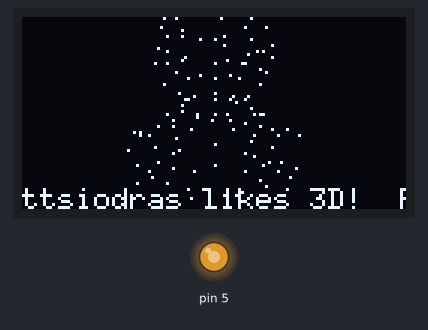
Bench run of a sketch on a simulated Arduino Uno, built for the host (arithmetic inside an expression is 32-bit, double 64-bit). Shown: 128×64 one-colour display, output pins drawn as LEDs (lit = HIGH).

Above: at 0.2 s.
At 9.74 s:
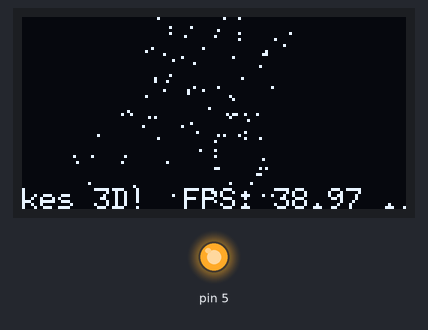
At 19.89 s:
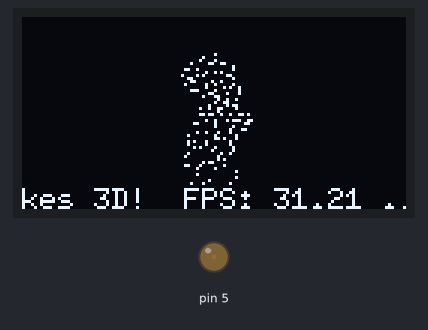
At 39.57 s:
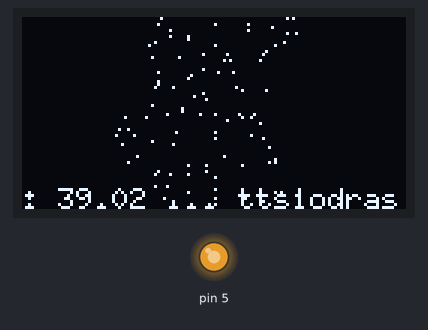
Timing chart, 0 to 40.0 s (numbered marks = the images above):
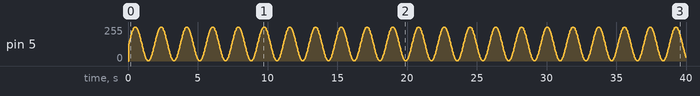

The sketch:

myuart.ino
```cpp
#include "myuart.h"

#include <util/setbaud.h>

void uart_init(void) {
#ifdef UART_DEBUG_ON
    UBRR0H = UBRRH_VALUE;
    UBRR0L = UBRRL_VALUE;
#if USE_2X
    UCSR0A |= _BV(U2X0);
#else
    UCSR0A &= ~(_BV(U2X0));
#endif
    UCSR0C = _BV(UCSZ01) | _BV(UCSZ00); /* 8-bit data */
    UCSR0B = _BV(RXEN0) | _BV(TXEN0);   /* Enable RX and TX */
#endif
}

void uart_debug(const char *fmt, ...)
{
#ifdef UART_DEBUG_ON
    static char msg[128];
    va_list ap;
    va_start(ap, fmt);
    int i=0, n=vsprintf(msg, fmt, ap);
    va_end(ap);
    while(i != n) {
        loop_until_bit_is_set(UCSR0A, UDRE0); /* Wait until data register empty. */
        UDR0 = msg[i++];
    }
#else
    (void) fmt;
#endif
}
```

cube.ino
```cpp
#include <Arduino.h>

// Fixed point XYZ data (8bit fractional part, i.e 256x) for a statue of Mozart
// Wow, haven't done this kind of thing for 20 years :-)
#include "statue.h"

// Fixed point lookup tables for sin/cos
#include "sincos.h"

// Please UNCOMMENT one of the constructor lines in this
// to tell U8g2 which screen is attached to your Atmega328p
#include "myscreen.h"

// In case you need to debug - Serial output comes on pin 3 of the Atmega328p
#include "myuart.h"


///////////////////////////////////////////////////////////////////////
// I LOVE GLOBAL DATA!!!
//
// No I don't :-)
// But this is a tiny microcontroller, why would I waste
// stack space, passing these lovely data as parameters?
//
// FAMOUS LAST WORDS - LET THE CHAOS BEGIN
///////////////////////////////////////////////////////////////////////

// The angle of rotation in the Z-axis. Goes from 0 up to 71 for a full circle
// (see lookup table inside sincos.h).
static int angle = 0;

// Sine and cosine of the rotation angle (in fixed point 24.8)
static long msin = 0, mcos = 0;

// Distance from the statue (in fixed point 24.8)
long Se = 25*256 + maxx;
const long Sc = 20*256 + maxx;

// Frame counter
static int frames = 0;

// Vanity and framerate report
static char msg[] = "ttsiodras likes 3D!  FPS: 00.00 ... ";
const int msgLen = sizeof(msg)-1;

// 'Scroll' text in this one
char scrolled[msgLen+1];

///////////
// Setup
///////////

// Setup pin 6 of PORTB for output - we'll PWM a LED there,
// with the intensity set based on the viewing distance from the statue
void led_init()
{
    DDRB |= _BV(DDB6);
}


// Called once from Arduino - initialize u8g2, uart, and control a LED via pin B6
void setup(void) {
    // Setup our screen, color and font
    u8g2.begin();
    u8g2.setColorIndex(1);
    u8g2.setFont(u8g2_font_6x10_tf);
    // Setup the serial
    uart_init();
    uart_debug("Execution starts...\r\n");
    // Setup the LED
    led_init();
}


///////////////////////////////////////////////////////////////
// 3D projection - make a diagram or read any 3D graphics book.
///////////////////////////////////////////////////////////////

void drawPoint(unsigned pt)
{
    const int width=128;
    const int height=64;
    // Read the statue data from the .text segment.
    // Even though the microcontroller has 32KB of .text space, it only
    // has 2K of RAM! The flash that stores the code can be used as storage
    // for our constant data as well.
    long wx = (long) (int) pgm_read_word_near(&(points[pt][0]));
    long wy = (long) (int) pgm_read_word_near(&(points[pt][1]));
    long wz = (long) (int) pgm_read_word_near(&(points[pt][2]));

    // Now that we read the X,Y,Z data, project them to 2D
    long wxnew = (mcos*wx - msin*wy)/256L;
    long wynew = (msin*wx + mcos*wy)/256L;
    long x = width/2L + (15L*wynew*(Se-Sc)/(Se-wxnew))/256;
    long y = height/2L - (15L*wz*(Se-Sc)/(Se-wxnew))/256;

    // If the point is within the screen's range, plot it.
    if (y>=0 && y<height && x>=0 && x<width)
        u8g2.drawPixel((u8g2_uint_t)x, (u8g2_uint_t)y);
#ifdef UART_DEBUG_ON
    //uart_debug("%d drawn (%d,%d).\n", pt, (u8g2_uint_t)x, (u8g2_uint_t)y);
#endif
}

/////////////////////////////////////////////////////////////////////////
// Use PWM to illuminate the LED according to the distance of the statue.
/////////////////////////////////////////////////////////////////////////

void updateLED()
{
    static int ledOn = 0;

    ledOn = ledOn^1;
    if (ledOn)
        PORTB |= _BV(PORTB6);
    else
        PORTB &= ~_BV(PORTB6);
    analogWrite(5, 128+(sincos[angle].si/2));
}


/////////////////////////////////////////////////////////////////
// Keep track of how many frames we draw per second, and add them
// in the report we print (to serial or the screen).
//
// But not on every frame! Only every 32 frames drawn...
/////////////////////////////////////////////////////////////////

void updatePerformanceReport()
{
#ifdef PERFORMANCE_REPORT
    static unsigned long prev = 0;

    if ((frames & 31) == 31) {
        if (!prev)
            prev = millis();
        else {
            unsigned fps = 3200000/(millis()-prev);
#ifdef UART_DEBUG_ON
            uart_debug("FPS: %2d.%02d\r\n", fps/100, fps%100);
#else
            int l = sprintf(&msg[26], "%2d.%02d", fps/100, fps%100);
            msg[26+l] = ' ';
#endif
            prev = millis();
        }
    }
#endif
}


////////////////////////////////////////////////////
// Scroll the vanity and FPS message on the display.
////////////////////////////////////////////////////

void updateBanner()
{
    static unsigned anchor=0;
    unsigned src=anchor, dst=0;
    while(dst!=msgLen) {
        scrolled[dst++] = msg[src];
        src = (src+1) % msgLen;
    }
    scrolled[dst] = 0;
    u8g2.drawStr(0, 64, scrolled);
    anchor = (anchor+1) % msgLen;
}


/////////////////////////////////////////
// The main loop, called by Arduino's RTL
/////////////////////////////////////////

void loop(void) {
    // Rotate by 5 degrees on each iteration (360/72)
    angle = frames%72;
    // Recompute sin/cos from the lookup table
    msin = sincos[angle].si;
    mcos = sincos[angle].co;
    // Recompute the distance of the eyepoint
    Se = 25*256 + maxx + 3*sincos[angle].si;

    u8g2.firstPage();
    do {
#ifdef VANITY
        updateBanner();
#endif
        for(unsigned i=0; i<sizeof(points)/sizeof(points[0]); i++)
            drawPoint(i);
    } while(u8g2.nextPage());

    // _delay_ms(100);
#ifdef LEDME
    updateLED();
#endif
    updatePerformanceReport();
    frames = (frames + 1)%72;
}
```

defines.h
```cpp
#ifndef __DEFINES_H__
#define __DEFINES_H__

//#define UART_DEBUG_ON
#define BAUD 4800
#define LEDME
#define VANITY
//#define FLOAT
#define PERFORMANCE_REPORT

#endif
```

myscreen.h
```cpp
#ifndef __MY_SCREEN_H__
#define __MY_SCREEN_H__

#include "defines.h"

#include <U8g2lib.h>

#ifdef U8X8_HAVE_HW_SPI
#include <SPI.h>
#endif
#ifdef U8X8_HAVE_HW_I2C
#include <Wire.h>
#endif

// U8g2 Contructor List (Frame Buffer)
// The complete list is available here: https://github.com/olikraus/u8g2/wiki/u8g2setupcpp
//
// Please update the pin numbers according to your setup. Use U8X8_PIN_NONE if the reset pin is not connected
//U8G2_SSD1306_128X64_NONAME_F_4W_SW_SPI u8g2(U8G2_R0, /* clock=*/ 13, /* data=*/ 11, /* cs=*/ 10, /* dc=*/ 9, /* reset=*/ 8);
//U8G2_SSD1306_128X64_NONAME_F_4W_HW_SPI u8g2(U8G2_R0, /* cs=*/ 12, /* dc=*/ 4, /* reset=*/ 6);	// Arduboy (Production, Kickstarter Edition)
//U8G2_SSD1306_128X64_NONAME_F_4W_HW_SPI u8g2(U8G2_R0, /* cs=*/ 10, /* dc=*/ 9, /* reset=*/ 8);
//U8G2_SSD1306_128X64_NONAME_F_3W_SW_SPI u8g2(U8G2_R0, /* clock=*/ 13, /* data=*/ 11, /* cs=*/ 10, /* reset=*/ 8);
//U8G2_SSD1306_128X64_NONAME_F_SW_I2C u8g2(U8G2_R0, /* clock=*/ 13, /* data=*/ 11, /* reset=*/ 8);
//U8G2_SSD1306_128X64_NONAME_F_SW_I2C u8g2(U8G2_R0, /* clock=*/ SCL, /* data=*/ SDA, /* reset=*/ U8X8_PIN_NONE);   // All Boards without Reset of the Display
//U8G2_SSD1306_128X64_NONAME_F_6800 u8g2(U8G2_R0, 13, 11, 2, 3, 4, 5, 6, A4, /*enable=*/ 7, /*cs=*/ 10, /*dc=*/ 9, /*reset=*/ 8);
//U8G2_SSD1306_128X64_NONAME_F_8080 u8g2(U8G2_R0, 13, 11, 2, 3, 4, 5, 6, A4, /*enable=*/ 7, /*cs=*/ 10, /*dc=*/ 9, /*reset=*/ 8);
//U8G2_SH1106_128X64_NONAME_F_4W_HW_SPI u8g2(U8G2_R0, /* cs=*/ 10, /* dc=*/ 9, /* reset=*/ 8);
//U8G2_SSD1306_128X32_UNIVISION_F_SW_I2C u8g2(U8G2_R0, /* clock=*/ 21, /* data=*/ 20, /* reset=*/ U8X8_PIN_NONE);   // Adafruit Feather M0 Basic Proto + FeatherWing OLED
//U8G2_SSD1306_128X32_UNIVISION_F_SW_I2C u8g2(U8G2_R0, /* clock=*/ SCL, /* data=*/ SDA, /* reset=*/ U8X8_PIN_NONE);   // Adafruit Feather ESP8266/32u4 Boards + FeatherWing OLED
//U8G2_SSD1306_128X32_UNIVISION_F_HW_I2C u8g2(U8G2_R0, /* reset=*/ U8X8_PIN_NONE);  // Adafruit ESP8266/32u4/ARM Boards + FeatherWing OLED
//U8G2_SSD1322_NHD_256X64_F_4W_SW_SPI u8g2(U8G2_R0, /* clock=*/ 13, /* data=*/ 11, /* cs=*/ 10, /* dc=*/ 9, /* reset=*/ 8);
//U8G2_SSD1322_NHD_256X64_F_4W_HW_SPI u8g2(U8G2_R0, /* cs=*/ 10, /* dc=*/ 9, /* reset=*/ 8);
//U8G2_SSD1325_NHD_128X64_F_4W_SW_SPI u8g2(U8G2_R0, /* clock=*/ 13, /* data=*/ 11, /* cs=*/ 10, /* dc=*/ 9, /* reset=*/ 8); // Enable U8G2_16BIT in u8g2.h
//U8G2_SSD1325_NHD_128X64_F_4W_HW_SPI u8g2(U8G2_R0, /* cs=*/ 10, /* dc=*/ 9, /* reset=*/ 8);	// Enable U8G2_16BIT in u8g2.h
//U8G2_LD7032_60X32_F_4W_SW_SPI u8g2(U8G2_R0, /* clock=*/ 11, /* data=*/ 12, /* cs=*/ 9, /* dc=*/ 10, /* reset=*/ 8);	// SW SPI Nano Board
//U8G2_LD7032_60X32_F_4W_SW_I2C u8g2(U8G2_R0, /* clock=*/ 11, /* data=*/ 12, /* reset=*/ U8X8_PIN_NONE);	// NOT TESTED!
//U8G2_UC1701_EA_DOGS102_F_4W_SW_SPI u8g2(U8G2_R0, /* clock=*/ 13, /* data=*/ 11, /* cs=*/ 10, /* dc=*/ 9, /* reset=*/ 8);
//U8G2_UC1701_EA_DOGS102_F_4W_HW_SPI u8g2(U8G2_R0, /* cs=*/ 10, /* dc=*/ 9, /* reset=*/ 8);
//U8G2_ST7920_192X32_F_8080 u8g2(U8G2_R0, 8, 9, 10, 11, 4, 5, 6, 7, /*enable=*/ 18, /*cs=*/ U8X8_PIN_NONE, /*dc=*/ 17, /*reset=*/ U8X8_PIN_NONE);
//U8G2_ST7920_192X32_F_SW_SPI u8g2(U8G2_R0, /* clock=*/ 18 /* A4 */ , /* data=*/ 16 /* A2 */, /* CS=*/ 17 /* A3 */, /* reset=*/ U8X8_PIN_NONE);
//U8G2_ST7920_128X64_F_SW_SPI u8g2(U8G2_R0, /* clock=*/ 18 /* A4 */ , /* data=*/ 16 /* A2 */, /* CS=*/ 17 /* A3 */, /* reset=*/ U8X8_PIN_NONE);
//U8G2_ST7920_128X64_F_SW_SPI u8g2(U8G2_R0, /* clock=*/ 13, /* data=*/ 11, /* CS=*/ 10, /* reset=*/ 8);
//U8G2_ST7920_128X64_F_HW_SPI u8g2(U8G2_R0, /* CS=*/ 10, /* reset=*/ 8);
//U8G2_ST7565_EA_DOGM128_F_4W_SW_SPI u8g2(U8G2_R0, /* clock=*/ 13, /* data=*/ 11, /* cs=*/ 10, /* dc=*/ 9, /* reset=*/ 8);
//U8G2_ST7565_EA_DOGM128_F_4W_HW_SPI u8g2(U8G2_R0, /* cs=*/ 10, /* dc=*/ 9, /* reset=*/ 8);
//U8G2_ST7565_NHD_C12832_F_4W_SW_SPI u8g2(U8G2_R0, /* clock=*/ 13, /* data=*/ 11, /* cs=*/ 10, /* dc=*/ 9, /* reset=*/ 8);
//U8G2_ST7565_NHD_C12832_F_4W_HW_SPI u8g2(U8G2_R0, /* cs=*/ 10, /* dc=*/ 9, /* reset=*/ 8);
//U8G2_T6963_240X128_F_8080 u8g2(U8G2_R0, 8, 9, 10, 11, 4, 5, 6, 7, /*enable=*/ 17, /*cs=*/ 14, /*dc=*/ 15, /*reset=*/ 16); // Connect RD with +5V, FS0 and FS1 with GND
//U8G2_SED1330_240X128_F_8080 u8g2(U8G2_R0, 8, 9, 10, 11, 4, 5, 6, 7, /*enable=*/ 17, /*cs=*/ 14, /*dc=*/ 15, /*reset=*/ 16); // Connect RD with +5V, FG with GND
//U8G2_SED1330_240X128_F_6800 u8g2(U8G2_R0, 13, 11, 2, 3, 4, 5, 6, A4, /*enable=*/ 7, /*cs=*/ 10, /*dc=*/ 9, /*reset=*/ 8); // A0 is dc pin!
//U8G2_RA8835_NHD_240X128_F_8080 u8g2(U8G2_R0, 8, 9, 10, 11, 4, 5, 6, 7, /*enable=*/ 17, /*cs=*/ 14, /*dc=*/ 15, /*reset=*/ 16); // Connect /RD = E with +5V, enable is /WR = RW, FG with GND, 14=Uno Pin A0
//U8G2_RA8835_NHD_240X128_F_6800 u8g2(U8G2_R0, 8, 9, 10, 11, 4, 5, 6, 7,  /*enable=*/ 17, /*cs=*/ 14, /*dc=*/ 15, /*reset=*/ 16); // A0 is dc pin, /WR = RW = GND, enable is /RD = E
//U8G2_UC1610_EA_DOGXL160_F_4W_SW_SPI u8g2(U8G2_R0, /* clock=*/ 13, /* data=*/ 11, /* cs=*/ 10, /* dc=*/ 9, /* reset=*/  U8X8_PIN_NONE);
//U8G2_UC1610_EA_DOGXL160_F_4W_HW_SPI u8g2(U8G2_R0, /* cs=*/ 10, /* dc=*/ 9, /* reset=*/  U8X8_PIN_NONE);
//U8G2_UC1611_EA_DOGM240_F_2ND_HW_I2C u8g2(U8G2_R0, /* reset=*/ 8);	// Due, 2nd I2C, DOGM240 Test Board
//U8G2_UC1611_EA_DOGM240_F_4W_SW_SPI u8g2(U8G2_R0, /* clock=*/ 13, /* data=*/ 11, /* cs=*/ 10, /* dc=*/ 9, /* reset=*/ 8);   // Due, SW SPI, DOGXL240 Test Board
//U8G2_UC1611_EA_DOGXL240_F_2ND_HW_I2C u8g2(U8G2_R0, /* reset=*/ 8);	// Due, 2nd I2C, DOGXL240 Test Board
//U8G2_UC1611_EA_DOGXL240_F_4W_SW_SPI u8g2(U8G2_R0, /* clock=*/ 13, /* data=*/ 11, /* cs=*/ 10, /* dc=*/ 9, /* reset=*/ 8);   // Due, SW SPI, DOGXL240 Test Board

// My experiments

// ttsiodras - this is for my "big" SSD1306 over 4-wire SPI:
//U8G2_SSD1306_128X64_NONAME_F_4W_SW_SPI u8g2(U8G2_R0, /* clock=*/ 13, /* data=*/ 11, /* cs=*/ 10, /* dc=*/ 9, /* reset=*/ 8);

// ttsiodras - this is for my "big" SSD1306 over 4-wire HW SPI:
//U8G2_SSD1306_128X64_NONAME_F_4W_HW_SPI u8g2(U8G2_R0, /* cs=*/ 10, /* dc=*/ 9, /* reset=*/ 8);

// ttsiodras - this is for my "big" SSD1306 over HW I2C.
// it's also used for my "medium" SSD1306 over HW I2C.
U8G2_SSD1306_128X64_NONAME_F_HW_I2C u8g2(U8G2_R0, 8, SCL, SDA);

// ttsiodras - this is for my "tiny" SSD1306 over HW I2C:
//U8G2_SSD1306_128X32_UNIVISION_F_HW_I2C u8g2(U8G2_R0, U8X8_PIN_NONE);

// End of constructor list

#endif
```

myuart.h
```cpp
#ifndef __MY_UART_H__
#define __MY_UART_H__

#include "defines.h"

void uart_init(void);
void uart_debug(const char *fmt, ...);

#endif
```

sincos.h
```cpp
struct {
    int si;
    int co;
} sincos[] = {
    {0,256},
    {22,255},
    {44,252},
    {66,247},
    {87,240},
    {108,232},
    {128,221},
    {146,209},
    {164,196},
    {181,181},
    {196,164},
    {209,146},
    {221,128},
    {232,108},
    {240,87},
    {247,66},
    {252,44},
    {255,22},
    {255,0},
    {255,-22},
    {252,-44},
    {247,-66},
    {240,-87},
    {232,-108},
    {221,-127},
    {209,-146},
    {196,-164},
    {181,-181},
    {164,-196},
    {146,-209},
    {128,-221},
    {108,-232},
    {87,-240},
    {66,-247},
    {44,-252},
    {22,-255},
    {0,-255},
    {-22,-255},
    {-44,-252},
    {-66,-247},
    {-87,-240},
    {-108,-232},
    {-127,-221},
    {-146,-209},
    {-164,-196},
    {-181,-181},
    {-196,-164},
    {-209,-146},
    {-221,-128},
    {-232,-108},
    {-240,-87},
    {-247,-66},
    {-252,-44},
    {-255,-22},
    {-255,0},
    {-255,22},
    {-252,44},
    {-247,66},
    {-240,87},
    {-232,108},
    {-221,127},
    {-209,146},
    {-196,164},
    {-181,181},
    {-164,196},
    {-146,209},
    {-128,221},
    {-108,232},
    {-87,240},
    {-66,247},
    {-44,252},
    {-22,255},
};
```

Source omitted: statue.h (12507 bytes)
